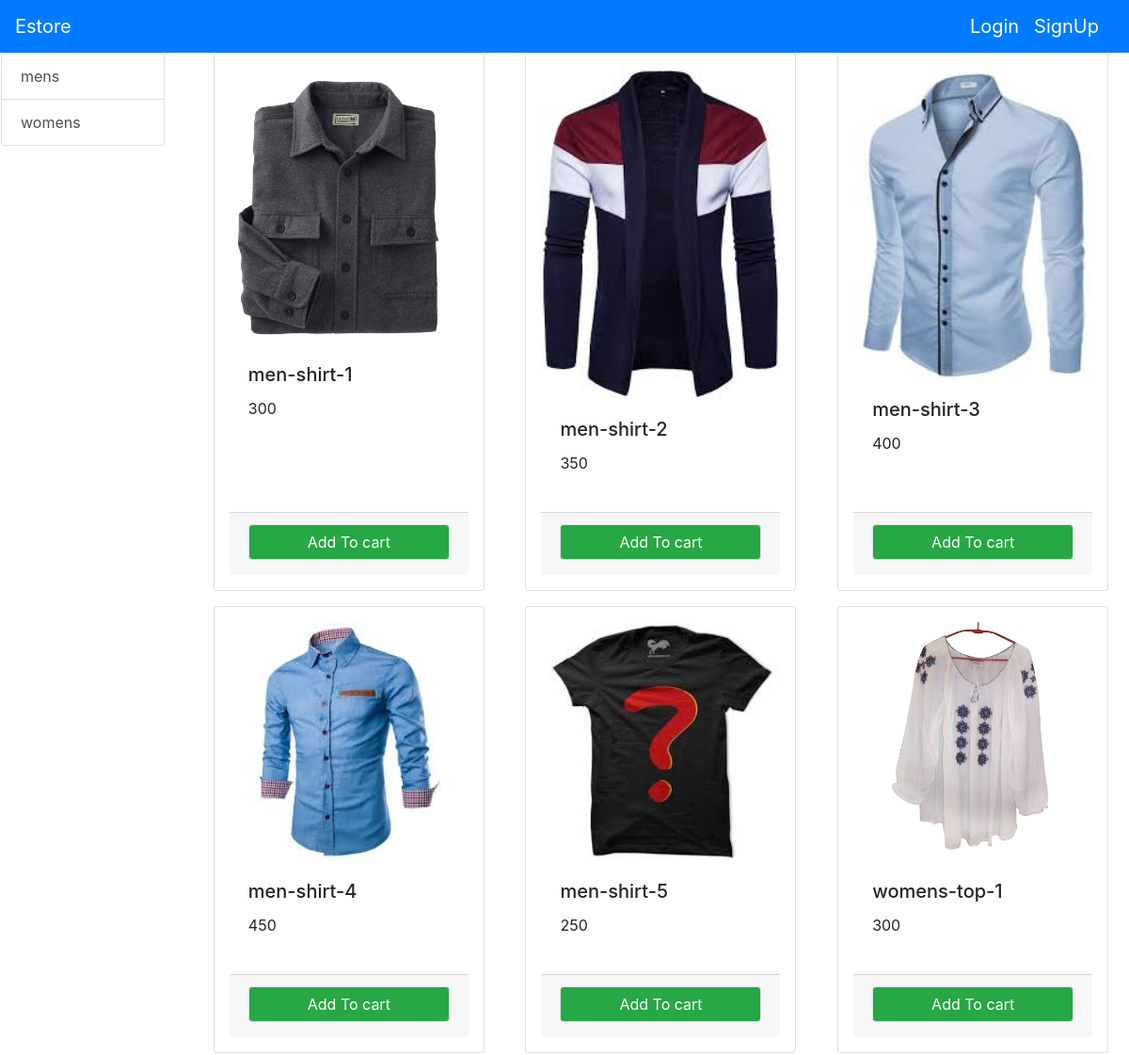
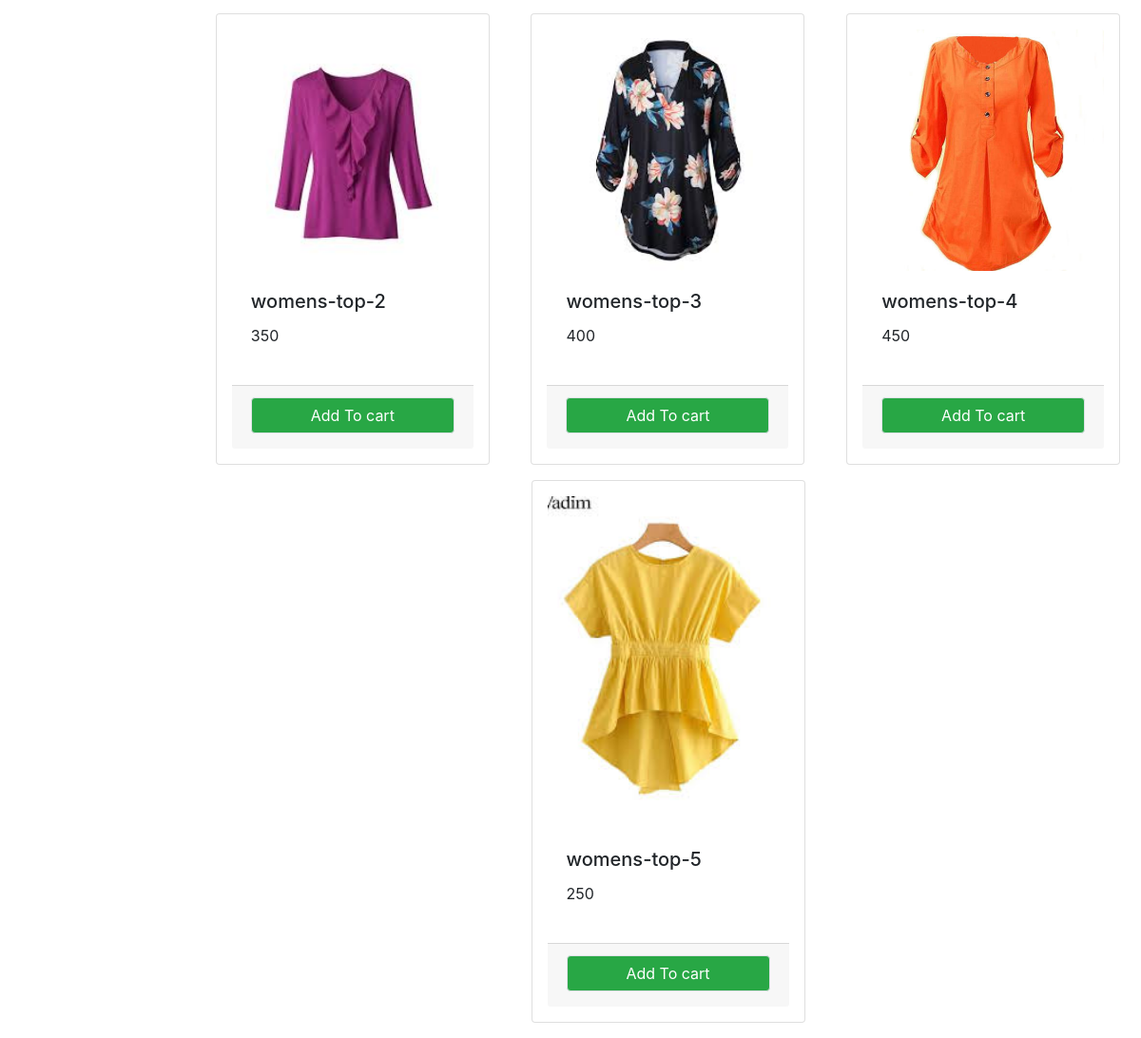
The page / on the database its author committed (2 pictures, top to bottom).
### store/models.py (models this page shows, shortened)
class Category(models.Model):
	name = models.CharField(max_length = 15)
	@staticmethod
	def get_all_category():
		return Category.objects.all()

class Product(models.Model):
	name = models.CharField(max_length = 30)
	price = models.IntegerField(default = 0)
	category = models.ForeignKey(Category,on_delete = models.CASCADE)
	description = models.CharField(max_length = 300)
	image = models.ImageField(upload_to = 'upload/img')
	@staticmethod
	def get_all_product():
		return Product.objects.all()

### store/views.py (the view, shortened to what this page needs)
# urls.py: path('',views.products,name = "product"),
def products(request):
	if request.method == "GET":
		category = Category.get_all_category()
		product = None
		Cid = request.GET.get('cat')
		if Cid:
			product = Product.get_product_by_categoryid(Cid)
		else:
			product = Product.get_all_product()
		data = {}
		data['Product'] = product
		data['Category'] = category
		return render(request,'index.html',data)

### store/templates/index.html (shortened to what this page needs)
{%extends 'base.html'%}
{%block content%}
{% load Cart %}
<div class = "row">
  <div class = "col-lg-2 pl-3">
    <div class="list-group">
      {%for cat in Category%}
      <a href = "/?cat={{cat.id}}" class="list-group-item list-group-item-action">
        {{cat.name}}
      </a>
      {%endfor%}
    </div>
  </div>
  <div class = "col-lg-10">
    <div class = "container">
      <div class = "row ">
        {% for product in Product %}
        <div class="card mx-auto mb-3 p-3" id="{{product.id}}" style="width: 18rem;">
         <img src="{{product.image.url}}" class="card-img-top" alt="...">
         <div class="card-body">
          <h5 class="card-title">{{product.name}}</h5>
          <p class="card-text">{{product.price}}</p>
        </div>
        <div class="card-footer no-gutters mt-1 pb-0">
          {% if product|is_in_cart:request.session.cart %}
          <div class="row">
            <form method="POST" action="/#{{product.id}}">
              {% csrf_token%}
              <input hidden type = "text" name = "pid" value = "{{product.id}}">
              <input hidden type = "text" name = "remove" value = "True">
              <input type="submit" class=" btn btn-block btn-danger" value=" - ">
            </form>
            <div class="text-center col mt-1">{{ product|times_quantity:request.session.cart }} in cart
            </div>
            <form method="POST" action="/#{{product.id}}" >
              {% csrf_token%}
              <input hidden type = "text" name = "pid" value = "{{product.id}}">
              <input type="submit" value=" + " class="btn btn-block btn-success">
            </form>
          </div>
          {% else %}
          <form action="/#{{product.id}}" method="POST" class="btn-block">
            <input type="submit" class="btn btn-block border btn-success" name="addtocart" value="Add To cart">
          </form>
          {% endif %}
        </div>
      </div>
      {% endfor %}
    </div>
  </div>
</div>
{%endblock%}

### store/templates/base.html (shortened to what this page needs)
<html lang="en">
<head>
  <link rel="stylesheet" href="https://cdn.jsdelivr.net/npm/bootstrap@4.5.3/dist/css/bootstrap.min.css">
</head>
{% load Cart%}
<body>
  <nav class="navbar bg-primary navbar-dark sticky-top">
    <a class="navbar-brand" href="/">Estore</a>
    <ul class="nav justify-content-end">
      {% if not request.session.userobj_id %}
        <li class="nav-item">
        <a class="navbar-brand " href="/login" tabindex="-1" aria-disabled="true">Login</a>
        </li>
        <li class="nav-item">
        <a class="navbar-brand " href="/SignUp" tabindex="-1" aria-disabled="true">SignUp</a>
        </li>
      {% endif %}
    </ul>
  </nav>
{%block content%}
{%endblock%}
</body>
</html>

### rows shown on the page
Category: name "mens"
Category: name "womens"
Product: {{ product.id }} 1 (drawn), image (picture), name "men-shirt-1", price "300"
Product: image (picture), name "men-shirt-2", price "350"
Product: image (picture), name "men-shirt-3", price "400"
Product: image (picture), name "men-shirt-4", price "450"
Product: image (picture), name "men-shirt-5", price "250"
Product: image (picture), name "womens-top-1", price "300"
Product: image (picture), name "womens-top-2", price "350"
Product: image (picture), name "womens-top-3", price "400"
Product: image (picture), name "womens-top-4", price "450"
Product: image (picture), name "womens-top-5", price "250"
